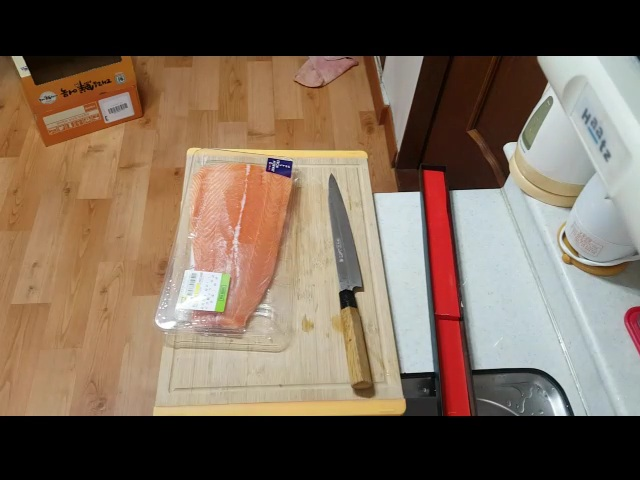
#> input picture OpenCV/06-imageCalc/images/sal (1).jpg, 640 x 480 px
$ python 102-sub.py
#> lines starting #> are read from the running program, lines starting #| are printed output that depends on the picture; after the words box and inside, x2 and y2 are one past the last pixel; in counts of white or black regions, pixels touching at a corner belong together
import os
import cv2 as cv

os.chdir('06-imageCalc\\images')

img1 = cv.imread('sal (1).jpg', cv.IMREAD_GRAYSCALE)
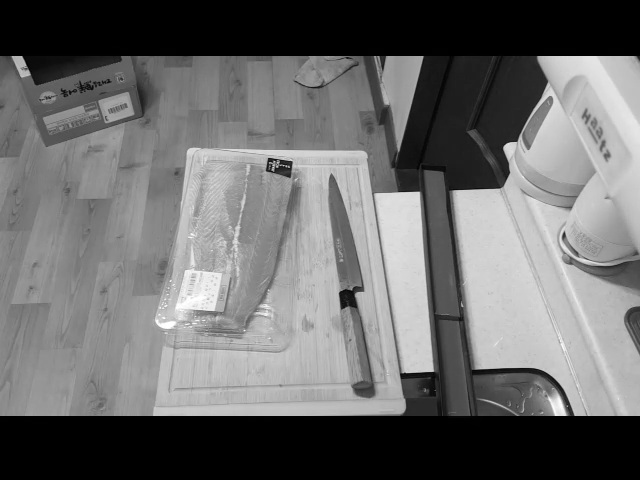
#> img1: shape (480, 640); min 0, max 255, mean 107.5
img2 = cv.imread('sal (2).jpg', cv.IMREAD_GRAYSCALE)
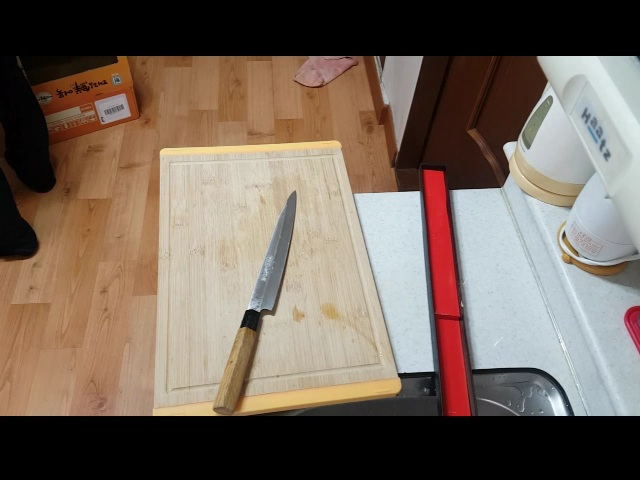
#> input picture OpenCV/06-imageCalc/images/sal (2).jpg, 640 x 480 px
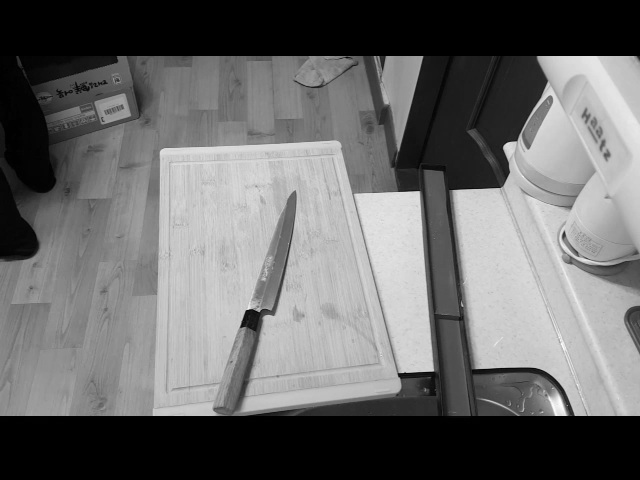
#> img2: shape (480, 640); min 0, max 254, mean 106

# cv.imshow('img1', img1)
# cv.imshow('img2', img2)

img_sub1 = cv.subtract(img1, img2)
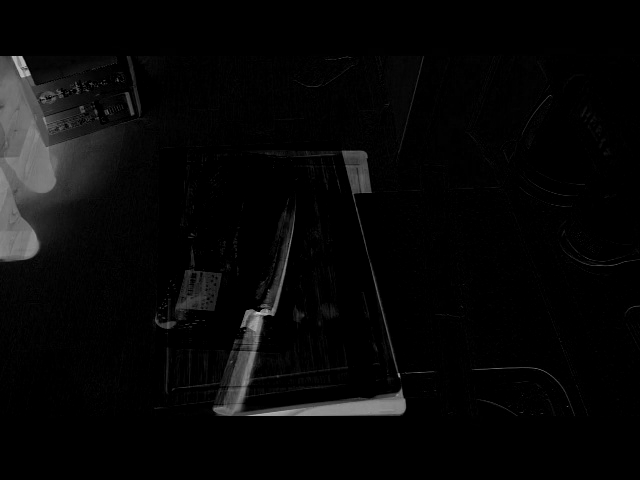
#> img_sub1: shape (480, 640); min 0, max 203, mean 7.4
img_sub2 = cv.subtract(img2, img1)
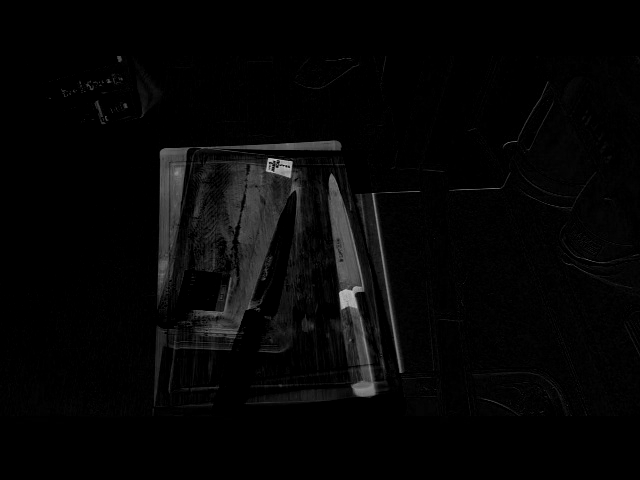
#> img_sub2: shape (480, 640); min 0, max 193, mean 5.9

ret1, img_sub_bin1 = cv.threshold(img_sub1, 50, 255, cv.THRESH_BINARY)
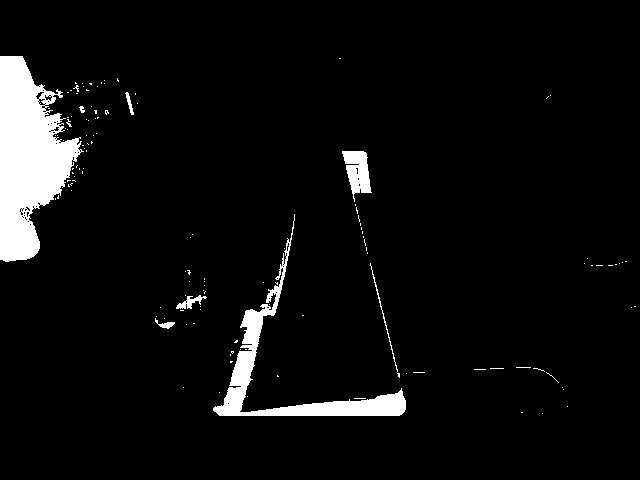
#> img_sub_bin1: shape (480, 640); 5.4% white; 134 white regions (126 under 20 px), largest, box (x1, y1, x2, y2) and area: (0, 56, 84, 262) 10135, (213, 214, 406, 416) 4639, (342, 151, 372, 202) 888
ret2, img_sub_bin2 = cv.threshold(img_sub2, 50, 255, cv.THRESH_BINARY)
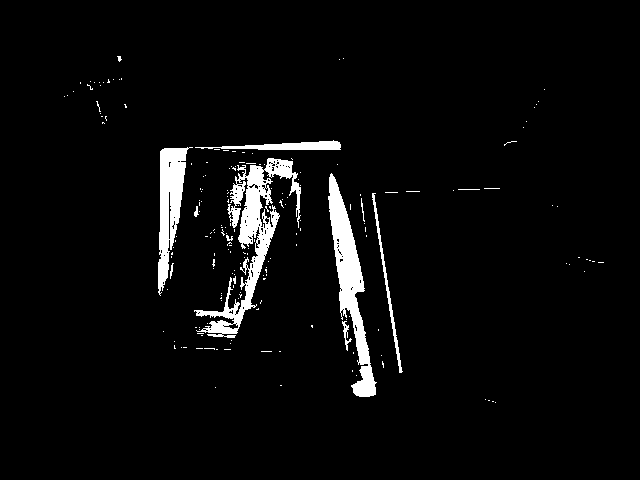
#> img_sub_bin2: shape (480, 640); 4.1% white; 192 white regions (181 under 20 px), largest, box (x1, y1, x2, y2) and area: (194, 158, 301, 338) 4542, (328, 173, 377, 397) 3585, (158, 147, 193, 296) 2429

# cv.imshow('img_sub1', img_sub1)
# cv.imshow('img_sub2', img_sub2)

cv.imshow('img_sub_bin1', img_sub_bin1)
cv.imshow('img_sub_bin2', img_sub_bin2)

cv.waitKey(0)
